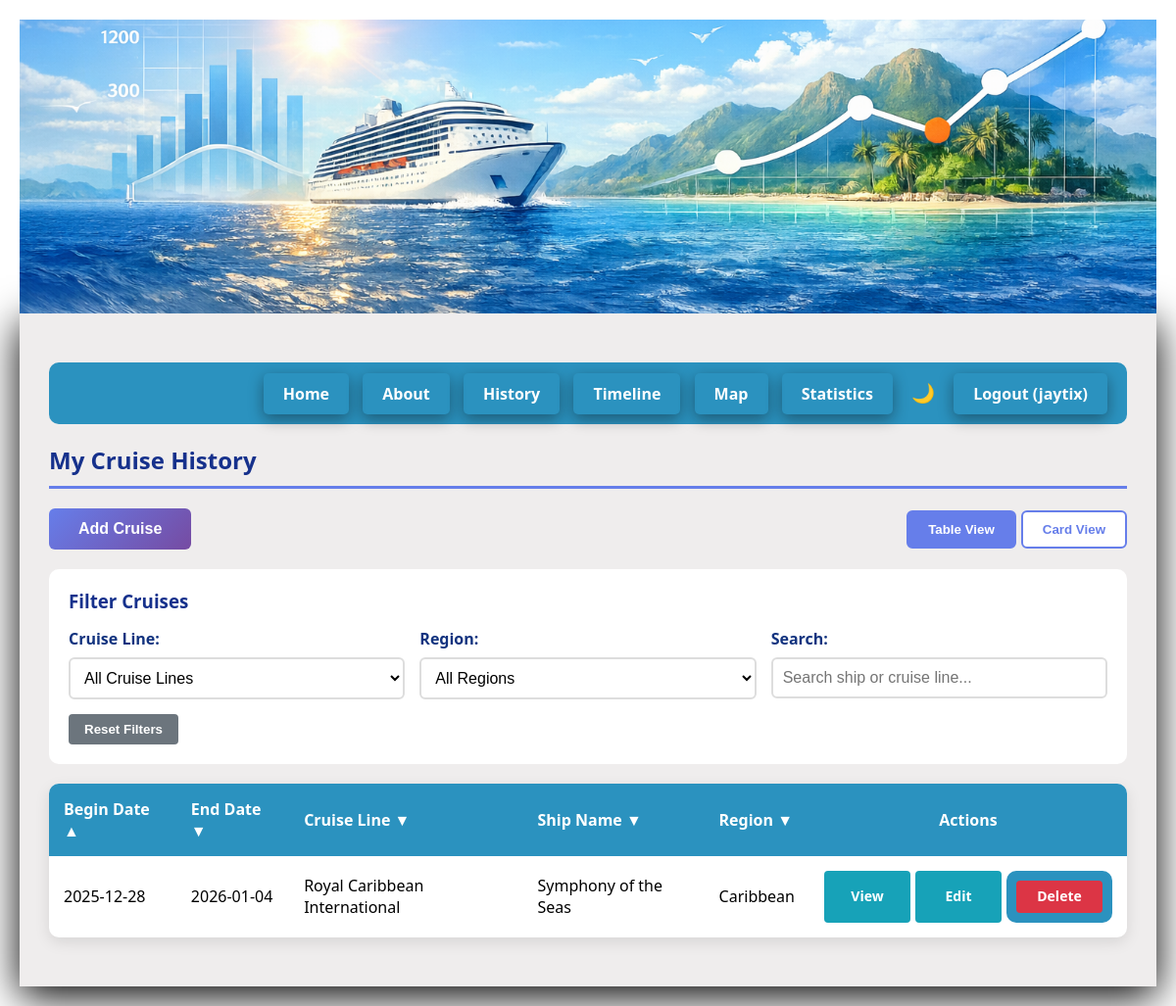
The page /history (signed in) on the database its author committed.
### app.py (models this page shows, shortened)
class UserPreference(db.Model):
    id = db.Column(db.Integer, primary_key=True)
    user_id = db.Column(db.Integer, db.ForeignKey('user.id'), nullable=False, unique=True)
    dark_mode = db.Column(db.Boolean, default=False)
    yearly_budget = db.Column(db.Float, nullable=True)
    default_view = db.Column(db.String(20), default='table')
    user = db.relationship('User', backref=db.backref('preferences', uselist=False))

class User(UserMixin, db.Model):
    id = db.Column(db.Integer, primary_key=True)
    username = db.Column(db.String(80), unique=True, nullable=False)
    email = db.Column(db.String(120), unique=True, nullable=False)
    password_hash = db.Column(db.String(200), nullable=False)
    cruises = db.relationship('CruiseHistory', backref='user', lazy=True)

class CruiseHistory(db.Model):
    cruiseid = db.Column(db.Integer, primary_key=True)
    begindate = db.Column(db.Date, nullable=False)
    enddate = db.Column(db.Date, nullable=False)
    cruiseline_id = db.Column(db.Integer, db.ForeignKey('cruise_line.id'), nullable=False)
    ship_id = db.Column(db.Integer, db.ForeignKey('ship.id'), nullable=False)
    region_id = db.Column(db.Integer, db.ForeignKey('region.id'), nullable=False)
    user_id = db.Column(db.Integer, db.ForeignKey('user.id'), nullable=False)
    cabin_number = db.Column(db.String(20), nullable=True)
    deck = db.Column(db.String(50), nullable=True)
    cost = db.Column(db.Float, nullable=True)
    notes = db.Column(db.Text, nullable=True)
    rating = db.Column(db.Integer, nullable=True)
    cruiseline = db.relationship('CruiseLine', backref='cruises')
    ship = db.relationship('Ship', backref='cruises')
    region = db.relationship('Region', backref='cruises')

class CruiseLine(db.Model):
    id = db.Column(db.Integer, primary_key=True)
    name = db.Column(db.String(100), unique=True, nullable=False)
    ships = db.relationship('Ship', backref='cruiseline', lazy=True)

class Ship(db.Model):
    id = db.Column(db.Integer, primary_key=True)
    name = db.Column(db.String(100), nullable=False)
    cruiseline_id = db.Column(db.Integer, db.ForeignKey('cruise_line.id'), nullable=False)

class Region(db.Model):
    id = db.Column(db.Integer, primary_key=True)
    name = db.Column(db.String(100), unique=True, nullable=False)

### app.py (the view)
@app.route('/history')
@login_required
def history():
    cruises = CruiseHistory.query.filter_by(user_id=current_user.id).all()
    cruiselines = CruiseLine.query.order_by(CruiseLine.name).all()
    ships = Ship.query.order_by(Ship.name).all()
    regions = Region.query.order_by(Region.name).all()
    ports = Port.query.order_by(Port.country, Port.name).all()
    return render_template('history.html', cruises=cruises, cruiselines=cruiselines, ships=ships, regions=regions, ports=ports)

### app.py (called while the page is built)
@login_manager.user_loader
def load_user(user_id):
    return User.query.get(int(user_id))

### templates/history.html (shortened to what this page needs)
{% extends "base.html" %}
{% block content %}
    <h2>My Cruise History</h2>
    <div class="history-controls">
        <button id="openAddModal" class="btn-primary">Add Cruise</button>
        {% if cruises %}
        <div class="view-toggle">
            <button id="tableViewBtn" class="view-btn active">Table View</button>
            <button id="cardViewBtn" class="view-btn">Card View</button>
        </div>
        {% endif %}
    </div>
    {% if cruises %}
        <div class="filter-container" style="background: white; padding: 20px; border-radius: 10px; margin-bottom: 20px;">
            <h3 style="margin-bottom: 15px; color: #16318c;">Filter Cruises</h3>
            <div style="display: grid; grid-template-columns: 1fr 1fr 1fr; gap: 15px;">
                <div>
                    <label for="filterCruiseLine">Cruise Line:</label>
                    <select id="filterCruiseLine" class="filter-select">
                        <option value="">All Cruise Lines</option>
                    </select>
                </div>
                <div>
                    <label for="filterRegion">Region:</label>
                    <select id="filterRegion" class="filter-select">
                        <option value="">All Regions</option>
                    </select>
                </div>
                <div>
                    <label for="searchBox">Search:</label>
                    <input type="text" id="searchBox" placeholder="Search ship or cruise line..." style="padding: 10px; width: 100%; border: 2px solid #ddd; border-radius: 6px;">
                </div>
            </div>
            <button id="resetFilters" class="btn-secondary" style="margin-top: 15px;">Reset Filters</button>
        </div>
        <div id="tableView">
        <table id="cruiseTable">
            <thead>
                <tr>
                    <th class="sortable" data-column="begindate">Begin Date ▼</th>
                    <th class="sortable" data-column="enddate">End Date ▼</th>
                    <th class="sortable" data-column="cruiselineName">Cruise Line ▼</th>
                    <th class="sortable" data-column="shipName">Ship Name ▼</th>
                    <th class="sortable" data-column="regionName">Region ▼</th>
                    <th>Actions</th>
                </tr>
            </thead>
            <tbody id="cruiseTableBody">
                {% for cruise in cruises %}
                <tr class="cruise-row"
                    data-cruiseline-id="{{ cruise.cruiseline_id }}"
                    data-region-id="{{ cruise.region_id }}"
                    data-begindate="{{ cruise.begindate }}"
                    data-enddate="{{ cruise.enddate }}"
                    data-cruiseline-name="{{ cruise.cruiseline.name|lower }}"
                    data-ship-name="{{ cruise.ship.name|lower }}"
                    data-region-name="{{ cruise.region.name|lower }}">
                    <td>{{ cruise.begindate }}</td>
                    <td>{{ cruise.enddate }}</td>
                    <td>{{ cruise.cruiseline.name }}</td>
                    <td>{{ cruise.ship.name }}</td>
                    <td>{{ cruise.region.name }}</td>
                    <td>
                        <div style="display: flex; gap: 5px; justify-content: center;">
                                <button class="action-btn action-primary view-btn"
                                    data-cruise-id="{{ cruise.cruiseid }}"
                                    data-begin-date="{{ cruise.begindate }}"
                                    data-end-date="{{ cruise.enddate }}"
                                    data-cruiseline-id="{{ cruise.cruiseline_id }}"
                                    data-ship-id="{{ cruise.ship_id }}"
                                    data-region-id="{{ cruise.region_id }}"
                                    data-cruiseline-name="{{ cruise.cruiseline.name }}"
                                    data-ship-name="{{ cruise.ship.name }}"
                                    data-region-name="{{ cruise.region.name }}"
                                    data-cabin-number="{{ cruise.cabin_number or 'Not specified' }}"
                                    data-deck="{{ cruise.deck or 'Not specified' }}"
                                    data-cost="{{ cruise.cost or 'Not specified' }}"
                                    data-rating="{{ cruise.rating or 'Not rated' }}"
                                    data-notes="{{ cruise.notes or 'No notes' }}">
                                View
                            </button>
                            <button class="action-btn action-primary edit-btn"
                                    data-cruise-id="{{ cruise.cruiseid }}"
                                    data-begin-date="{{ cruise.begindate }}"
                                    data-end-date="{{ cruise.enddate }}"
                                    data-cruiseline-id="{{ cruise.cruiseline_id }}"
                                    data-ship-id="{{ cruise.ship_id }}"
                                    data-region-id="{{ cruise.region_id }}"
                                    data-cabin-number="{{ cruise.cabin_number or '' }}"
                                    data-deck="{{ cruise.deck or '' }}"
                                    data-cost="{{ cruise.cost or '' }}"
                                    data-rating="{{ cruise.rating or '' }}"
                                    data-notes="{{ cruise.notes or '' }}">
                                Edit
                            </button>
                            <form method="POST" action="{{ url_for('delete_cruise', cruise_id=cruise.cruiseid) }}" class="delete-form" style="margin: 0;">
                                <button type="button" class="action-btn action-danger delete-btn">Delete</button>
                            </form>
                        </div>
                    </td>
                </tr>
                {% endfor %}
            </tbody>
        </table>
        </div>
    {% else %}
        <div class="no-cruises">
            <p>No cruises yet. Click "Add Cruise" to get started!</p>
        </div>
    {% endif %}
{% endblock %}

### templates/base.html (shortened to what this page needs)
<!DOCTYPE html>
<html>
<head>
    <link rel="stylesheet" href="https://unpkg.com/leaflet@1.9.4/dist/leaflet.css" />
    <link rel="stylesheet" href="{{ url_for('static', filename='css/style.css') }}">
    {% if request.endpoint != "home" %}
        <img src="{{url_for('static', filename='images/banner.png') }}" class="smallbanner" alt="Histacruise Banner" style="display: block; margin-left: auto; margin-right: auto;" >
    {% endif %}
</head>
<body class="{{ 'dark-mode' if current_user.is_authenticated and current_user.preferences and current_user.preferences.dark_mode else '' }}">
    <div class="container">
        <nav>
            <a href="/">Home</a>
            <a href="/about">About</a>
            {% if current_user.is_authenticated %}
                <a href="/history">History</a>
                <a href="{{ url_for('timeline') }}">Timeline</a>
                <a href="{{ url_for('cruise_map') }}">Map</a>
                <a href="{{ url_for('statistics') }}">Statistics</a>
                <button id="darkModeToggle" class="dark-mode-btn" title="Toggle Dark Mode">{{ '🌙' if not (current_user.preferences and current_user.preferences.dark_mode) else '☀️' }}</button>
                <a href="{{ url_for('logout') }}">Logout ({{ current_user.username }})</a>
            {% else %}
                <a href="{{ url_for('login') }}">Login</a>
                <a href="{{ url_for('register') }}">Register</a>
            {% endif %}
        </nav>
        {% block content %}
        {% endblock %}
    </div>
</body>
</html>

### static/css/style.css (style rules this page uses)
* { margin: 0; padding: 0; box-sizing: border-box; }
body { font-family: 'Segoe UI', Tahoma, Geneva, Verdana, sans-serif; background-image: url('/static/images/beach_backdrop.jpg'); background-size: cover; background-position: center; min-height: 100vh; padding: 20px; }
.container { max-width: 1500px; margin: 0 auto; background: rgba(237, 235, 235, 0.893); border-radius: 0px; box-shadow: 0 10px 40px rgb(0, 0, 0); padding: 30px; }
h2 { color: #16318c; margin-bottom: 20px; border-bottom: 3px solid #667eea; padding-bottom: 10px; }
a { color: #667eea; text-decoration: none; font-weight: bold; }
.smallbanner { width: 100%; max-width: 1500px; max-height: 300px; border-radius: 0px; object-fit: cover; object-position: center; }
nav { background: #2b92bf; padding: 15px; border-radius: 10px; margin: 20px 0; text-align: right; }
nav a { color: rgb(255, 255, 255); text-decoration: none; padding: 10px 20px; margin: 0 5px; border-radius: 5px; transform: translateY(-2px); box-shadow: 0 5px 15px rgba(9, 9, 9, 0.4); }
form { background: #2b92bf; padding: 10px; border-radius: 10px; margin: 20px 0; }
label { display: block; margin-bottom: 8px; color: #12337f; font-weight: bold; }
input[type="text"], input[type="email"], input[type="password"], input[type="date"] { width: 100%; padding: 12px; border: 2px solid #ddd; border-radius: 6px; font-size: 16px; transition: border-color 0.3s; }
select { width: 100%; padding: 12px; border: 2px solid #ddd; border-radius: 6px; font-size: 16px; transition: border-color 0.3s; background-color: white; cursor: pointer; }
select option { padding: 10px; }
.btn-primary { display: inline-block; padding: 12px 30px; background: linear-gradient(135deg, #667eea 0%, #764ba2 100%); color: white; border: none; border-radius: 6px; font-weight: bold; cursor: pointer; font-size: 16px; text-decoration: none; transition: transform 0.2s; }
.btn-secondary, button.btn-secondary { display: inline-block; padding: 8px 16px; background: #6c757d; color: white; text-decoration: none; border: none; border-radius: 4px; font-weight: bold; cursor: pointer; transition: background 0.3s; }
table { width: 100%; border-collapse: collapse; margin: 20px 0; background: white; border-radius: 10px; overflow: hidden; box-shadow: 0 5px 15px rgba(0, 0, 0, 0.1); }
th { background: #2b92bf; color: white; padding: 15px; text-align: left; font-weight: bold; }
td { padding: 15px; border-bottom: 1px solid #eee; }
tr:last-child td { border-bottom: none; }
table form { margin: 0; }
table th:last-child, table td:last-child { width: 200px; text-align: center; }
.sortable { cursor: pointer; user-select: none; }
.filter-select { padding: 10px; width: 100%; border: 2px solid #ddd; border-radius: 6px; }
.action-btn, button.action-btn { all: unset; box-sizing: border-box; display: inline-flex; align-items: center; justify-content: center; padding: 8px 16px !important; border: none !important; border-radius: 4px; font-weight: bold; font-size: 14px; line-height: 1.2; min-width: 88px; cursor: pointer; color: white; background: transparent; transition: background 0.3s, transform 0.15s; appearance: none; -webkit-appearance: none; -webkit-tap-highlight-color: transparent; background-clip: padding-box; box-shadow: none !important; outline: none !important; }
.action-btn.action-primary { background: #17a2b8; }
.action-btn.action-danger { background: #dc3545; }
.dark-mode-btn { background: transparent; border: none; font-size: 1.2em; cursor: pointer; padding: 5px 10px; border-radius: 5px; transition: background 0.3s; }
.history-controls { display: flex; justify-content: space-between; align-items: center; margin-bottom: 20px; }
.view-toggle { display: flex; gap: 5px; }
.view-btn { padding: 10px 20px; border: 2px solid #667eea; background: white; color: #667eea; border-radius: 6px; cursor: pointer; font-weight: bold; transition: all 0.3s; }
.view-btn.active { background: #667eea; color: white; }
.filter-container { transition: background 0.3s; }
.cruise-row { cursor: pointer; transition: background-color 0.2s; }

### rows shown on the page
UserPreference: dark_mode "🌙"
User: username "jaytix"
CruiseHistory: begindate "2025-12-28", enddate "2026-01-04", cruiseline.name "Royal Caribbean International", ship.name "Symphony of the Seas", region.name "Caribbean"
